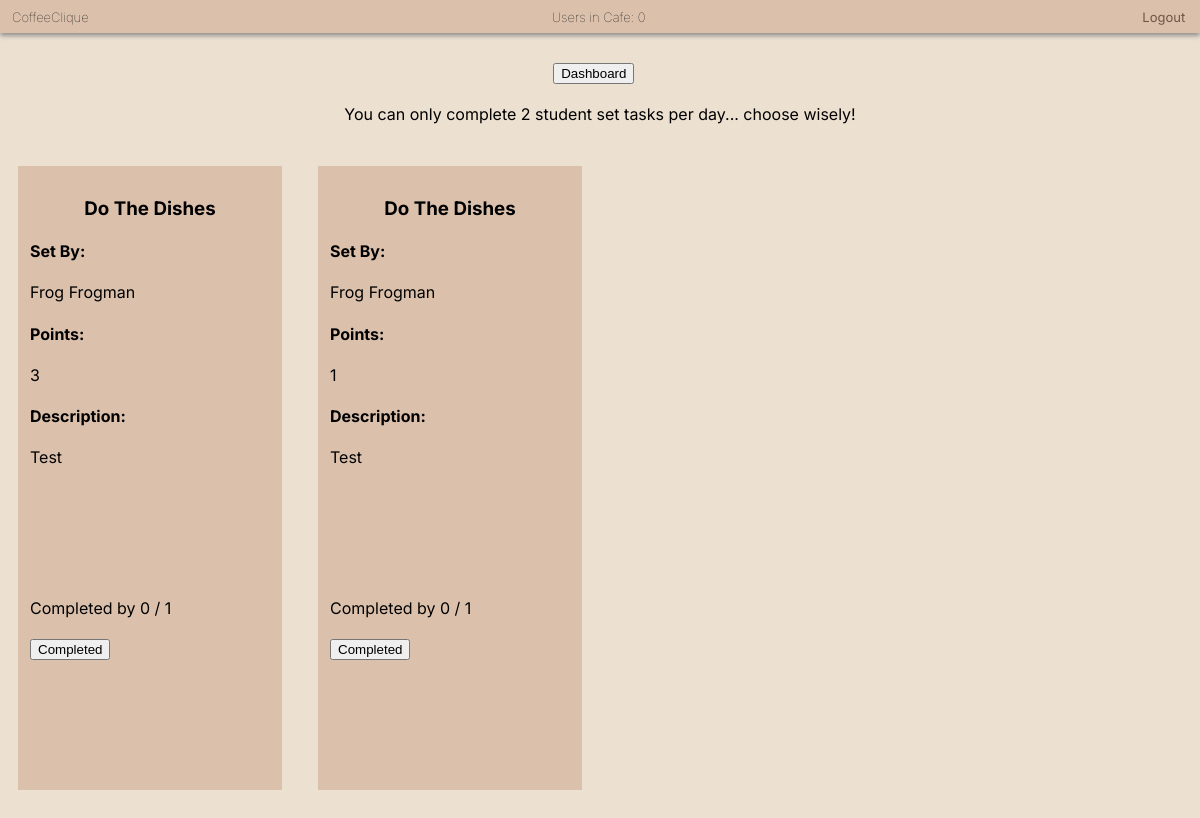
The app's page /view_tasks (signed in) with its own data.
### app/models.py (models this page shows, shortened)
class Task(models.Model):
    POINTS = ((1, "1"), (2, "2"), (3, "3"), (4, "4"), (5, "5"),
              (10, "10"), (15, "15"), (20, "20"), (25, "25"), (30, "30"))
    REPEATS = (("n", "NONE"), ("d", "DAILY"), ("w", "WEEKLY"))
    task_name = models.CharField(max_length=50)
    table_id = models.ForeignKey(CafeTable, related_name="tasks",
                                 on_delete=models.CASCADE)
    created_by = models.ForeignKey(CoffeeUser, related_name="created_tasks",
                                   on_delete=models.CASCADE)
    completed_by = models.ManyToManyField(CoffeeUser, blank=True)
    date_set = models.DateField(auto_now_add=True)
    task_content = models.TextField(max_length=4000)
    points = models.PositiveIntegerField(default=0, choices=POINTS)
    recurring_date = models.DateField(null=True, blank=True)
    recurrence_interval = models.CharField(max_length=1, choices=REPEATS)
    no_of_repeats = models.PositiveIntegerField(default=0)
    max_repeats = models.PositiveIntegerField(default=0)
    REQUIRED_FIELDS = ["task_name", "task_content"]
    def get_number_completed_task(self):
        out_of = self.table_id.coffeeuser_set.exclude(is_staff=1).count()
        if self.created_by.is_staff:
            result = (self.completed_by.count(), out_of)
        else:
            result = (self.completed_by.count(), out_of - 1)
        return result

class CoffeeUser(AbstractBaseUser):
    AVAILABLE_UNIS = (
        ("University of Exeter", "University of Exeter"),
        ("Test uni", "Test uni")
    )
    email = models.EmailField(verbose_name="email", unique=True)
    date_joined = models.DateTimeField(verbose_name="date_joined",
                                       auto_now_add=True)
    last_login = models.DateTimeField(verbose_name="last_login", auto_now=True)
    is_admin = models.BooleanField(default=False)
    is_active = models.BooleanField(default=True)
    is_staff = models.BooleanField(default=False)
    is_superuser = models.BooleanField(default=False)
    first_name = models.CharField(max_length=50)
    last_name = models.CharField(max_length=50)
    university = models.CharField(max_length=50, choices=AVAILABLE_UNIS)
    year = models.PositiveIntegerField(null=True, blank=True)
    course = models.CharField(max_length=50, blank=True)
    cafe_table_ids = models.ManyToManyField(CafeTable, blank=True)
    points = models.PositiveIntegerField(default=0)
    studying_until = models.DateTimeField(null=True, blank=True)
    share_tables = models.BooleanField(default=True)
    tasks_set_today = models.PositiveIntegerField(default=0)
    next_possible_set = models.DateField(null=True, blank=True)
    student_tasks_completed = models.PositiveIntegerField(default=0)
    next_possible_complete = models.DateField(null=True, blank=True)
    facebook = models.CharField(max_length=255, null=True, blank=True)
    twitter = models.CharField(max_length=255, null=True, blank=True)
    instagram = models.CharField(max_length=255, null=True, blank=True)
    USERNAME_FIELD = "email"  # users log in using their email
    REQUIRED_FIELDS = ["first_name", "last_name", "university", "is_staff"]
    objects = CoffeeUserManager()

### app/views.py (the view)
# urls.py: path('view_tasks', views.view_tasks, name='viewtasks'),
@login_required(login_url="/")
def view_tasks(request):
    current_user = request.user
    if current_user.is_staff:
        return redirect("dashboard")
    tables = CafeTable.objects.filter(
        university=current_user.university,
        table_id__in=current_user.cafe_table_ids.values_list('table_id',
                                                             flat=True)
    )
    check_recurring_tasks()
    tasks = Task.objects.filter(table_id__in=tables).exclude(
        completed_by=current_user).exclude(created_by=current_user)
    if tasks:
        complete_current = []
        complete_total = []
        for task in tasks:
            current, total = task.get_number_completed_task()
            complete_current.append(current)
            complete_total.append(total)
        task_info = zip(tasks, complete_current, complete_total)
    else:
        task_info = []
    context = {
        'tasks': task_info,
        'users': CoffeeUser.objects.all(),
        'num_users': get_number_current_users()
    }
    return render(request, 'view_tasks.html', context)

### app/views.py (called while the page is built)
def get_number_current_users():
    active_sessions = Session.objects.filter(expire_date__gte=timezone.now())
    active = 0
    for session in active_sessions:
        data = session.get_decoded()
        if data != {}:
            active += 1
    return active

def check_recurring_tasks():
    recurring_tasks = Task.objects.exclude(max_repeats=0).exclude(
        recurrence_interval="n")
    for task in recurring_tasks:
        if task.recurring_date == datetime.date.today() and \
          task.no_of_repeats <= task.max_repeats:
            task.completed_by.remove(*task.completed_by.all())
            task.no_of_repeats += 1
            task.date_set = datetime.date.today()
            task.save()

### app/templates/view_tasks.html (shortened to what this page needs)
<!DOCTYPE html>
<html lang="en">
<head>
  {% load static %}
  <link rel="stylesheet" type="text/css" href="{% static 'css/basic.css' %}"></link>
  <link rel="stylesheet" type="text/css" href="{% static 'css/view_tasks.css' %}"></link>
</head>
<body>
  <div class="top_bar">
    <h6 class="app_name">CoffeeClique</h6>
    <h6 class="user_count">Users in Cafe: {{ num_users }}</h6>
    <a class="logout" href="{% url 'logout' %}">Logout</a>
  </div>
  <button onclick="document.location='dashboard'" id="dashboard">Dashboard</button>
  <br><br><center> You can only complete 2 student set tasks per day... choose wisely!</center> <br>
  {% if tasks %}
  <ul>
      {% for task, current, total in tasks %}
      <li>
        <h3 class="task_name">{{task.task_name}}</h3>
        <div class="task_info">
          <h4>Set By: </h4><div class="creator">{{task.created_by.first_name}} {{task.created_by.last_name}}</div>
          <h4>Points: </h4>{{task.points}}
          <h4>Description:</h4>
          <div class="descrip">{{task.task_content}}</div>
          <br>
          Completed by {{ current }} / {{ total }}
          <form action = "{% url 'complete' task.id %}" method="post">
            <br><button type="submit"> Completed </button>
          </form>
        </div>
      </li>
      {% endfor %}
    </ul>
    {% else %}
    <div class="message">
      <h1>Congratulations!</h1>
      <p>There are no more tasks right now.</p>
    </div>
    {% endif %}
</body>
</html>

### app/static/css/basic.css (style rules this page uses)
body { background-color: #ece0d1; margin: 0%; font-family: 'Inter', sans-serif; }
.top_bar { background-color: #dbc1ac; box-shadow: 0px 2.5px 5px #888888; padding-left: 1%; }
.app_name { margin: 0; padding-top: 9px; padding-bottom: 8px; font-size: small; font-weight:lighter; display: inline-block; width: 32%; }
.user_count { margin: 0; padding-top: 9px; padding-bottom: 8px; font-size: small; font-weight:lighter; width: 34%; display: inline-block; text-align: center; }
.logout { display: inline-block; width: 32%; text-align: right; font-size: small; }
a:link { color: #705644; background-color: transparent; text-decoration: none; }

### app/static/css/view_tasks.css (style rules this page uses)
body, html { height: 100%; }
#dashboard { margin-left: 46.1%; margin-top: 2.5%; }
ul { height: 100%; padding-inline-start: 0; }
li { background-color: #dbc1ac; display: block; float: left; height: 75%; width: 20%; margin-left: 1.5%; margin-right: 1.5%; margin-top: 0.5%; margin-bottom: 2%; padding: 1%; }
.task_info { height: 87%; }
.task_name { text-align: center; text-transform: capitalize; }
.creator { overflow-wrap: anywhere; text-transform: capitalize; }
.descrip { overflow: scroll; height: 25%; }

### records on screen
Task: task_name "Do The Dishes", created_by.first_name "Frog", created_by.last_name "Frogman", points "3", task_content "Test", no_of_repeats "0", total "1"
Task: task_name "Do The Dishes", created_by.first_name "Frog", created_by.last_name "Frogman", points "1", task_content "Test", no_of_repeats "0", total "1"

### other values on screen
{{ num_users }} "0"
